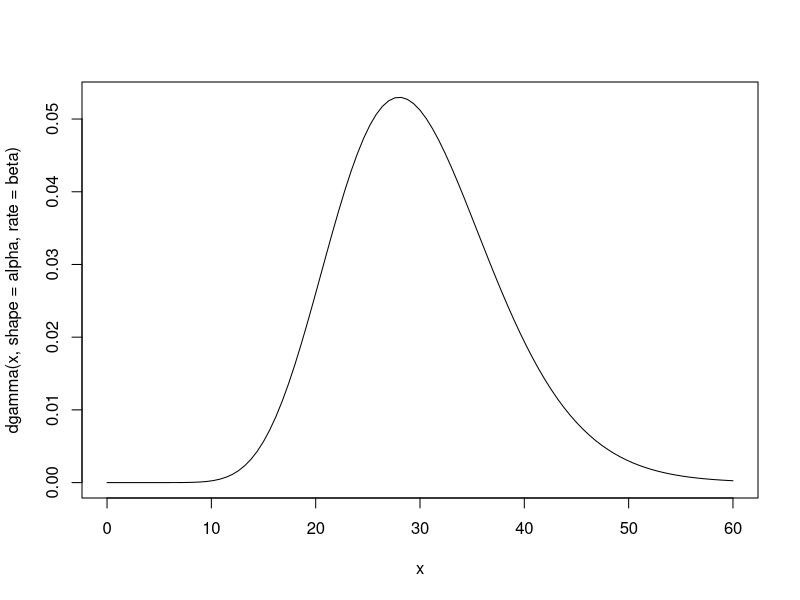

The R source for this figure: (Note: this script raises an error after producing the figure.)
library(mvtnorm)

rmodel = function(n, theta){
  #sample from the model
  return(rpois(n, theta))
}

prior = function(theta){
  #returns the density of the model parameter from the prior distribution
  dgamma(theta, shape=alpha, rate=beta)
}

statistic = function(X){
  #given data, this function computes a statistic
  #return(mean(X))
  #return(max(X))
  return(c(min(X), max(X)))
}

proposal = function(old_theta, new_theta=NA){
  #given the current model parameter, this function returns an update proposal
  #given the current and update, this function returns the density of the update
  bandwidth = 3
  if(is.na(new_theta)){
    return(abs(runif(1,old_theta-bandwidth,old_theta+bandwidth)))
  }
  return(1/(2*bandwidth)*ifelse(new_theta < bandwidth - old_theta, 2,1)*ifelse(abs(old_theta-new_theta)<=bandwidth,1,0))
}





MCMC_BSL = function(Y, rmodel, prior, proposal, statistic, n=100, N=100, iterations, theta){
  #this function will generate samples from the posterior P(theta|Y) without computing P(Y|theta)
  sY = statistic(Y)

  #generate a structure to keep track of the samples
  result = matrix(0, nrow=iterations, ncol=3)
  result = list(theta = numeric(), mu = list(), Sigma = list())

  #simulate x from starting theta0 and calculate statistic
  s = replicate(N, statistic(rmodel(n, theta)))
  mu = apply(s,1,sum)/n
  Sigma = (s-mu) %*% t(s-mu) / (n-1)

  for(i in 1:iterations){
    new_theta = proposal(theta)
    s = replicate(N, statistic(rmodel(n, new_theta)))
    new_mu = apply(s,1,sum)/n
    new_Sigma = (s-mu) %*% t(s-mu) / (n-1)
    r = min(1, (dmvnorm(sY, mean=new_mu, sigma=new_Sigma) * prior(new_theta) * proposal(new_theta, theta)) /
      (dmvnorm(sY, mean=mu, sigma=Sigma) * prior(theta) * proposal(theta, new_theta)) )
    if(is.na(r) || runif(1) < r){
      theta = result$theta[i] = new_theta
      mu = result$mu[[i]] = new_mu
      Sigma = result$Sigma[[i]] = new_Sigma
    }
    else{
      result$theta[i] = theta
      result$mu[[i]] = mu
      result$Sigma[[i]] = Sigma
    }
  }
  return(result)
}


lambda = 30
Y = rpois(100,lambda)
sY = statistic(Y)

alpha = 15
beta = 0.5
curve(dgamma(x,shape=alpha,rate=beta), 0, 60)

theta0 = 5


result = MCMC_BSL(Y, prior, proposal, statistic, n=100, N=100, iterations=1000, theta0=6.29)

plot(result$theta, type="l")
plot(matrix(unlist(result$mu), nrow=1000, ncol=2, byrow=TRUE), type="l", xlab="Min", ylab="Max", main="Mu Updates")





result_max = MCMC_BSL(Y, prior, proposal, statistic=max, n=100, N=100, iterations=1000, theta0=6.29)
result_min = MCMC_BSL(Y, prior, proposal, statistic=min, n=100, N=100, iterations=1000, theta0=6.29)
result_mean = MCMC_BSL(Y, prior, proposal, statistic=mean, n=100, N=100, iterations=1000, theta0=6.29)
plot(density(result_mean$theta[100:1000]), xlim=c(20,40), main="P(Theta|Y) for different statistics", xlab="Theta")
lines(density(result_max$theta[100:1000]), col="red")
lines(density(result_min$theta[100:1000]), col="blue")
legend(35,0.22,legend=c("Max","Mean","Min"), col=c("Red","Black","Blue"), lty=1)





#Ricker Model
rmodel_ricker = function(n, theta){
  #sample from the model
  r = exp(theta$log_r)
  sigma = theta$sigma
  phi = theta$phi

  e = rnorm(n,0,sigma)
  N = matrix(0,nrow=n)
  N[1] = 5
  Y = matrix(0,nrow=n)
  Y[1] = rpois(1,phi*N[1])
  for(i in 2:n){
    N[i] = r*N[i-1]*exp(-N[i-1]+e[i-1])
    Y[i] = rpois(1,phi*N[i])
  }
  return(Y)
}

prior_ricker = function(theta){
  #returns the density of the model parameter from the prior distribution
  return(1)
}

statistic_ricker = function(Y){
  #given data, this function computes a statistic
  stat = c(mean(Y),sum(Y==0),lm(sort(Y)~ poly(1:length(Y),2))$coefficients, arima(Y,order=c(1,0,0))$coef)
  return(as.matrix(stat,ncol=1))
}

proposal_ricker = function(old_theta, new_theta=NA){
  #given the current model parameter, this function returns an update proposal
  #given the current and update, this function returns the density of the update
  bandwidth = c(3,1,2)
  if(is.na(new_theta)){
    a = runif(1, -bandwidth[1], bandwidth[1])
    b = runif(1, -bandwidth[2], bandwidth[2])
    c = runif(1, -bandwidth[3], bandwidth[3])
    return(abs(c(old_theta+c(a,b,c))))
  }
  return(1)
}

result = MCMC_BSL(Y, rmodel_ricker, prior_ricker, proposal_ricker, statistic_ricker, n=100, N=100, iterations=100, theta=c(20,1,5))
